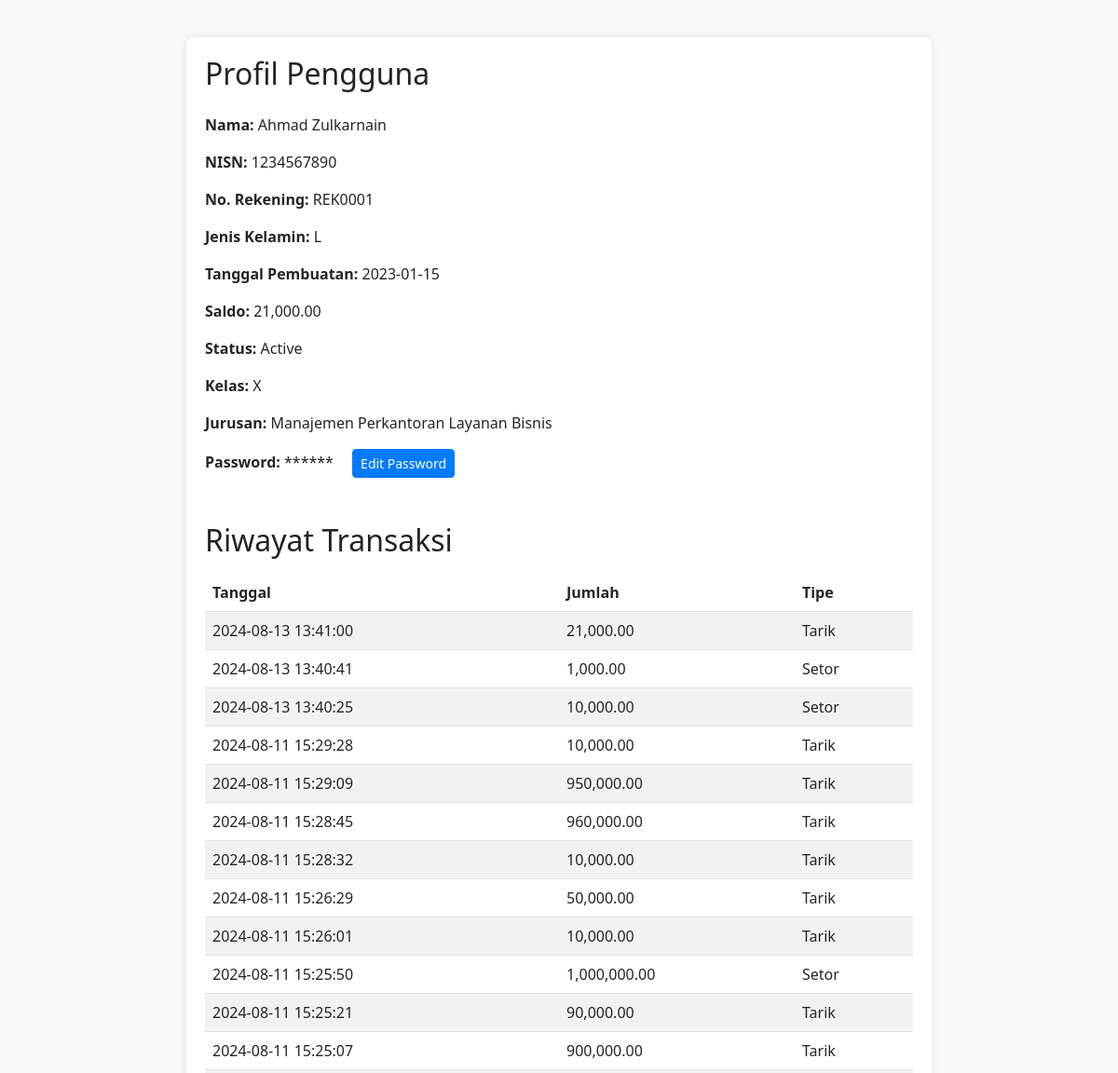
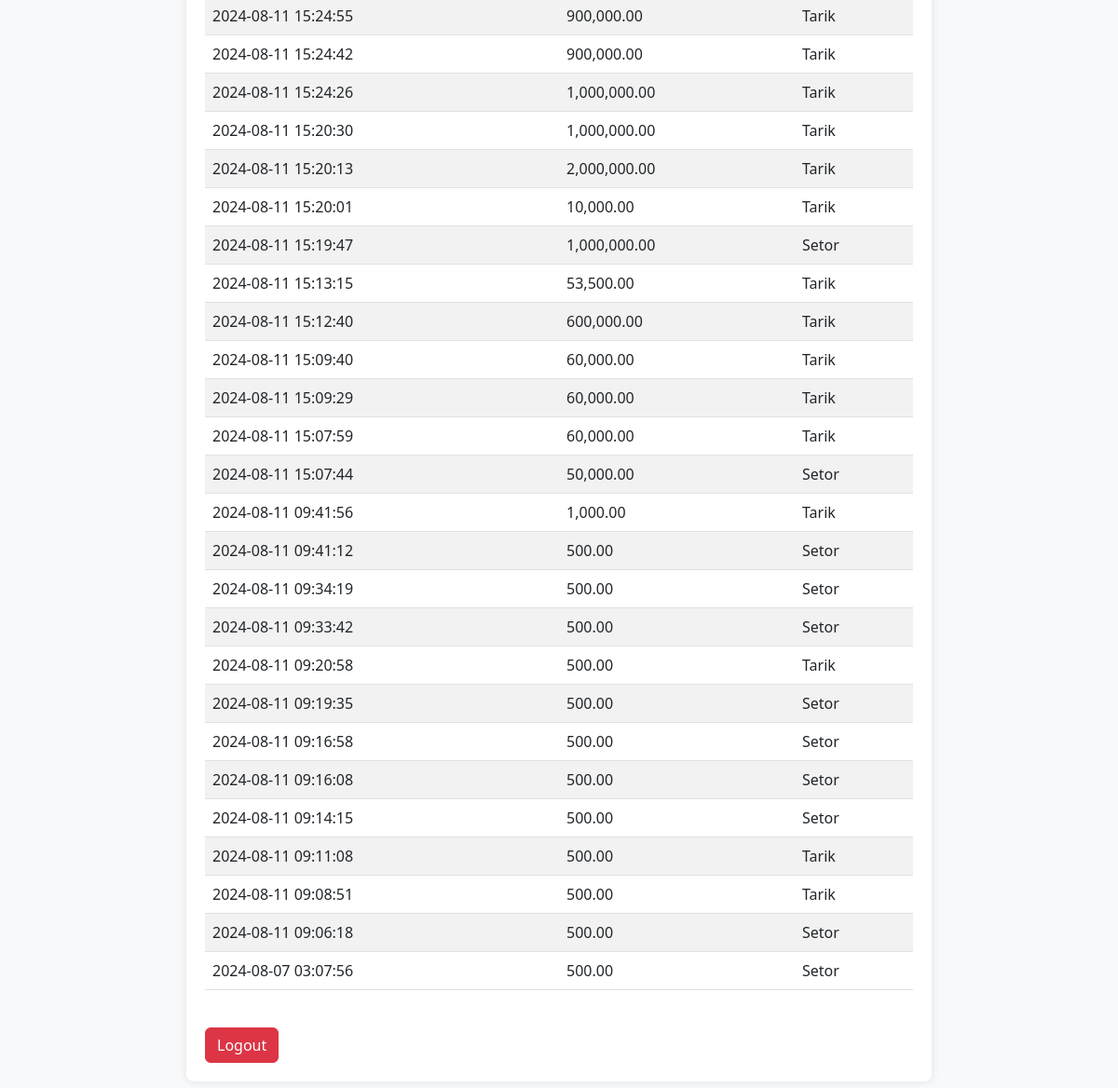
The page /Users/?id=25 (signed in) on the database its author committed (2 pictures, top to bottom).
### tables this page shows
CREATE TABLE `nasabah` (
  `id` int(11) NOT NULL,
  `nama` varchar(100) NOT NULL,
  `no_rekening` varchar(20) NOT NULL,
  `jenis_kelamin` enum('L','P') NOT NULL,
  `tanggal_pembuatan` date NOT NULL,
  `saldo` decimal(10,2) NOT NULL,
  `status` enum('active','inactive') NOT NULL,
  `kelas_id` int(11) DEFAULT NULL,
  `jurusan_id` int(11) DEFAULT NULL,
  `nisn` varchar(20) DEFAULT NULL,
  `password` varchar(255) DEFAULT NULL
);

CREATE TABLE `kelas` (
  `id` int(11) NOT NULL,
  `nama` varchar(50) NOT NULL
);

CREATE TABLE `jurusan` (
  `id` int(11) NOT NULL,
  `nama` varchar(100) NOT NULL
);

CREATE TABLE `transaksi` (
  `id` int(11) NOT NULL,
  `nama` varchar(100) NOT NULL,
  `no_rekening` varchar(20) NOT NULL,
  `tipe` enum('setor','tarik') NOT NULL,
  `jumlah` decimal(10,2) NOT NULL,
  `tanggal` timestamp NOT NULL DEFAULT current_timestamp()
);

### Users/index.php (the view, shortened to what this page needs)
<?php
try {
    $pdo = new PDO('mysql:host=localhost;dbname=bank_mini', 'root', '');
    $pdo->setAttribute(PDO::ATTR_ERRMODE, PDO::ERRMODE_EXCEPTION);
    $nasabah_id = $_SESSION['nasabah_id'];
    $stmt = $pdo->prepare('SELECT * FROM nasabah WHERE id = ?');
    $stmt->execute([$nasabah_id]);
    $nasabah = $stmt->fetch(PDO::FETCH_ASSOC);
    $stmt = $pdo->prepare('SELECT nama FROM kelas WHERE id = ?');
    $stmt->execute([$nasabah['kelas_id']]);
    $kelas = $stmt->fetch(PDO::FETCH_ASSOC);
    $stmt = $pdo->prepare('SELECT nama FROM jurusan WHERE id = ?');
    $stmt->execute([$nasabah['jurusan_id']]);
    $jurusan = $stmt->fetch(PDO::FETCH_ASSOC);
    $stmt = $pdo->prepare('SELECT * FROM transaksi WHERE no_rekening = ? ORDER BY tanggal DESC');
    $stmt->execute([$nasabah['no_rekening']]);
    $transaksi = $stmt->fetchAll(PDO::FETCH_ASSOC);
} catch (PDOException $e) {
    echo 'Koneksi gagal: ' . $e->getMessage();
}
?>
<!DOCTYPE html>
<html lang="en">
<head>
    <link href="https://cdn.jsdelivr.net/npm/bootstrap@5.2.3/dist/css/bootstrap.min.css" rel="stylesheet">
</head>
<body>
    <div class="container">
        <h2 class="mb-4">Profil Pengguna</h2>
        <p><strong>Nama:</strong> <?php echo htmlspecialchars($nasabah['nama']); ?></p>
        <p><strong>NISN:</strong> <?php echo htmlspecialchars($nasabah['nisn']); ?></p>
        <p><strong>No. Rekening:</strong> <?php echo htmlspecialchars($nasabah['no_rekening']); ?></p>
        <p><strong>Jenis Kelamin:</strong> <?php echo htmlspecialchars($nasabah['jenis_kelamin']); ?></p>
        <p><strong>Tanggal Pembuatan:</strong> <?php echo htmlspecialchars($nasabah['tanggal_pembuatan']); ?></p>
        <p><strong>Saldo:</strong> <?php echo number_format($nasabah['saldo'], 2); ?></p>
        <p><strong>Status:</strong> <?php echo ucfirst(htmlspecialchars($nasabah['status'])); ?></p>
        <p><strong>Kelas:</strong> <?php echo htmlspecialchars($kelas['nama']); ?></p>
        <p><strong>Jurusan:</strong> <?php echo htmlspecialchars($jurusan['nama']); ?></p>
        <p>
            <strong>Password:</strong> ******
            <button type="button" class="btn btn-primary btn-sm ms-3" onclick="openModal()">Edit Password</button>
        </p>
        <h2 class="mt-5">Riwayat Transaksi</h2>
        <table class="table table-striped mt-3">
            <thead>
                <tr>
                    <th>Tanggal</th>
                    <th>Jumlah</th>
                    <th>Tipe</th>
                </tr>
            </thead>
            <tbody>
                <?php foreach ($transaksi as $t): ?>
                <tr>
                    <td><?php echo htmlspecialchars($t['tanggal']); ?></td>
                    <td><?php echo number_format($t['jumlah'], 2); ?></td>
                    <td><?php echo ucfirst(htmlspecialchars($t['tipe'])); ?></td>
                </tr>
                <?php endforeach; ?>
            </tbody>
        </table>
        <a href="Logout" class="btn btn-danger mt-4">Logout</a>
    </div>
</body>
</html>

### Users/index.php (style rules this page uses)
body { background-color: #f8f9fa; }
.container { max-width: 800px; margin: 40px auto; padding: 20px; background-color: #fff; border-radius: 8px; box-shadow: 0 0 10px rgba(0, 0, 0, 0.1); }
.table th, .table td { vertical-align: middle; }
.btn-primary { background-color: #007bff; border-color: #007bff; transition: background-color 0.3s ease; }

### rows shown on the page
nasabah: nama "Ahmad Zulkarnain", nisn "1234567890", no_rekening "REK0001", jenis_kelamin "L", tanggal_pembuatan "2023-01-15", saldo "21,000.00", status "Active"
kelas: nama "X"
jurusan: nama "Manajemen Perkantoran Layanan Bisnis"
transaksi: tanggal "2024-08-13 13:41:00", jumlah "21,000.00", tipe "Tarik"
transaksi: tanggal "2024-08-13 13:40:41", jumlah "1,000.00", tipe "Setor"
transaksi: tanggal "2024-08-13 13:40:25", jumlah "10,000.00", tipe "Setor"
transaksi: tanggal "2024-08-11 15:29:28", jumlah "10,000.00", tipe "Tarik"
transaksi: tanggal "2024-08-11 15:29:09", jumlah "950,000.00", tipe "Tarik"
transaksi: tanggal "2024-08-11 15:28:45", jumlah "960,000.00", tipe "Tarik"
transaksi: tanggal "2024-08-11 15:28:32", jumlah "10,000.00", tipe "Tarik"
transaksi: tanggal "2024-08-11 15:26:29", jumlah "50,000.00", tipe "Tarik"
transaksi: tanggal "2024-08-11 15:26:01", jumlah "10,000.00", tipe "Tarik"
transaksi: tanggal "2024-08-11 15:25:50", jumlah "1,000,000.00", tipe "Setor"
transaksi: tanggal "2024-08-11 15:25:21", jumlah "90,000.00", tipe "Tarik"
transaksi: tanggal "2024-08-11 15:25:07", jumlah "900,000.00", tipe "Tarik"
transaksi: tanggal "2024-08-11 15:24:55", jumlah "900,000.00", tipe "Tarik"
transaksi: tanggal "2024-08-11 15:24:42", jumlah "900,000.00", tipe "Tarik"
transaksi: tanggal "2024-08-11 15:24:26", jumlah "1,000,000.00", tipe "Tarik"
transaksi: tanggal "2024-08-11 15:20:30", jumlah "1,000,000.00", tipe "Tarik"
transaksi: tanggal "2024-08-11 15:20:13", jumlah "2,000,000.00", tipe "Tarik"
transaksi: tanggal "2024-08-11 15:20:01", jumlah "10,000.00", tipe "Tarik"
transaksi: tanggal "2024-08-11 15:19:47", jumlah "1,000,000.00", tipe "Setor"
transaksi: tanggal "2024-08-11 15:13:15", jumlah "53,500.00", tipe "Tarik"
transaksi: tanggal "2024-08-11 15:12:40", jumlah "600,000.00", tipe "Tarik"
transaksi: tanggal "2024-08-11 15:09:40", jumlah "60,000.00", tipe "Tarik"
transaksi: tanggal "2024-08-11 15:09:29", jumlah "60,000.00", tipe "Tarik"
transaksi: tanggal "2024-08-11 15:07:59", jumlah "60,000.00", tipe "Tarik"
transaksi: tanggal "2024-08-11 15:07:44", jumlah "50,000.00", tipe "Setor"
transaksi: tanggal "2024-08-11 09:41:56", jumlah "1,000.00", tipe "Tarik"
transaksi: tanggal "2024-08-11 09:41:12", jumlah "500.00", tipe "Setor"
transaksi: tanggal "2024-08-11 09:34:19", jumlah "500.00", tipe "Setor"
transaksi: tanggal "2024-08-11 09:33:42", jumlah "500.00", tipe "Setor"
transaksi: tanggal "2024-08-11 09:20:58", jumlah "500.00", tipe "Tarik"
transaksi: tanggal "2024-08-11 09:19:35", jumlah "500.00", tipe "Setor"
transaksi: tanggal "2024-08-11 09:16:58", jumlah "500.00", tipe "Setor"
transaksi: tanggal "2024-08-11 09:16:08", jumlah "500.00", tipe "Setor"
transaksi: tanggal "2024-08-11 09:14:15", jumlah "500.00", tipe "Setor"
transaksi: tanggal "2024-08-11 09:11:08", jumlah "500.00", tipe "Tarik"
transaksi: tanggal "2024-08-11 09:08:51", jumlah "500.00", tipe "Tarik"
transaksi: tanggal "2024-08-11 09:06:18", jumlah "500.00", tipe "Setor"
transaksi: tanggal "2024-08-07 03:07:56", jumlah "500.00", tipe "Setor"
